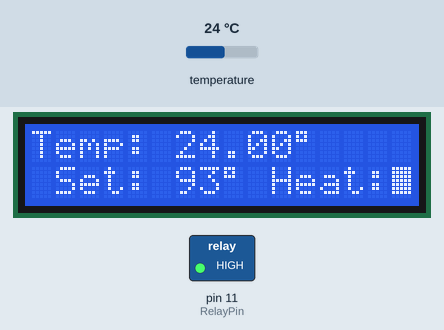
The sketch below on a simulated Arduino Uno, built with avr-gcc and run on an emulated ATmega328P. On the bench: 16×2 character LCD, switched loads named in the sketch (green lamp = pin HIGH). The inputs (shaded band) are chosen by the test bench; at power-on: temperature 24 °C. What the sketch prints to the serial monitor is not drawn.

Above: at 3.4 s.
3.5 s: temperature set to 12 °C
At 4.2 s:
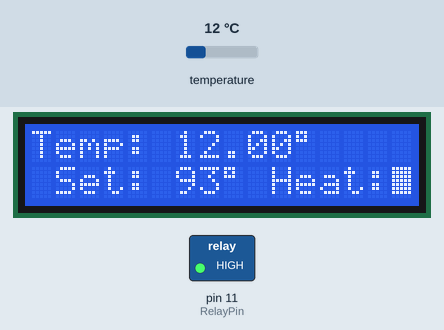
5.1 s: temperature set to 19 °C
At 5.5 s:
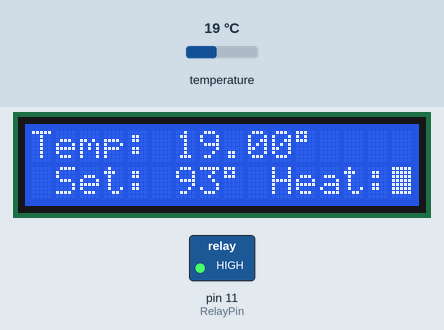
6.6 s: temperature set to 28 °C
At 7.9 s:
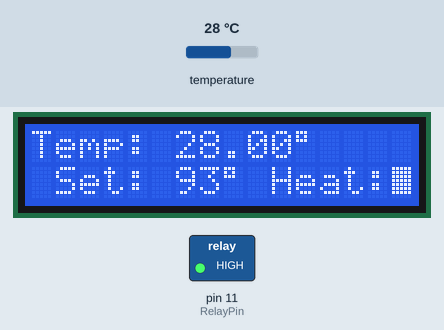
Timing chart, 0 to 9.6 s (numbered marks = the images above; inputs shaded):
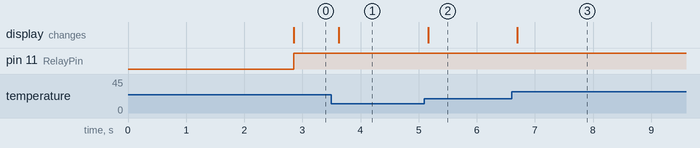

Measured:
- after the input at 3.5 s, the display: changes after 0.13 s (image 1)
- after the input at 5.1 s, the display: changes after 0.06 s (image 2)
- after the input at 6.6 s, the display: changes after 0.10 s (image 3)

The sketch:

brewtus_controller.ino
```cpp
// Sketch to use an Arduino as tempcontroller
// in an Expobar Brewtus II espresso machine

//--> Import libraries <--
#include <OneWire.h>
#include <DallasTemperature.h>
#include <LiquidCrystal.h>
#include <PID_v1.h>


//--> Setup variables <--

// The target temperature
float desiredTemp = 93;

// Pins
int relayPin = 11;
int tempPin = 12;

// Timing
long previousMillis = 0;
long tempInterval = 1000;
long serialPrintTime = 5000;
long currentTime = 0;

// PID
double setpoint = 93;
double input = 0;
double oldInput = 0;
double output;
int windowSize = 5000;
unsigned long windowStartTime;

// Defaults
int displayMode = 0;
float temp = 0;
float oldTemp = 0;
boolean relayStatus = true;
boolean oldRelayStatus = false;
boolean refreshDisplay = true;

// Custom LCD graphics
byte on[8] = {
  B11111,
  B11111,
  B11111,
  B11111,
  B11111,
  B11111,
  B11111,
};
byte off[8] = {
  B11111,
  B10001,
  B10001,
  B10001,
  B10001,
  B10001,
  B11111,
};


//--> Configure libs <--

// Setup tempsensor
#define ONE_WIRE_BUS tempPin

// Setup a oneWire instance to communicate with any OneWire devices
OneWire oneWire(ONE_WIRE_BUS);

// Pass our oneWire reference to Dallas Temperature.
DallasTemperature sensors(&oneWire);
DeviceAddress tempProbe = { 0x28, 0x2D, 0x48, 0x4E, 0x05, 0x00, 0x00, 0xF5 };
//DeviceAddress tempProbe = { 0x28, 0xFF, 0x70, 0xFC, 0x10, 0x14, 0x00, 0xDB };

// Initialize LCD display
LiquidCrystal lcd(5, 4, 0, 1, 2, 3);

// Setup PID
#define RelayPin 11
PID myPID(&input, &output, &setpoint,800,0,0, DIRECT);


//--> Arduino Setup <--

void setup(void)
{
  // Setup the LCD
  lcd.begin(16, 2);
  lcd.createChar(1, on);
  lcd.createChar(2, off);
  // Print startup message to LCD
  lcd.clear();
  lcd.print("-= Brewtus II =-");

  // start serial port
  Serial.begin(9600);

  // Setup relay pin
  pinMode(relayPin, OUTPUT);

  // Start up the sensors library
  sensors.begin();
  // set the resolution to 10 bit
  sensors.setResolution(tempProbe, 12);

  // Setup PID
  windowStartTime = millis();
  myPID.SetOutputLimits(0, windowSize);
  myPID.SetMode(AUTOMATIC);

  // Add a delay to show the "boot screen"
  delay(2000);
}


//--> Functions <--

float checkTemp(){
  sensors.requestTemperatures();
  float tempRead = sensors.getTempC(tempProbe);
  if (tempRead == -127.00) {
    return 0.00;
  }
  return tempRead;
}

boolean controlRelay(float currentTemp, float targetTemp){
  if (currentTemp == 0.00){
    digitalWrite(relayPin, LOW);
    return false;
  }
  else if (currentTemp >= targetTemp - 0.5){
    digitalWrite(relayPin, LOW);
    return false;
  }
  else if (currentTemp <= targetTemp - 0.75){
    digitalWrite(relayPin, HIGH);
    return true;
  }
}

void printDisplay(int mode, double temp, boolean relayStatus){
  if (mode == 0){
    lcd.clear();
    lcd.print("Temp: ");
    if (temp == 0.00) {
      lcd.print("Read Error");
    }
    else {
      lcd.print(temp);
      lcd.print((char)223);
    }
    lcd.setCursor(0,1);
    lcd.print(" Set: ");
    lcd.print(setpoint, 0);
    lcd.print((char)223);
    lcd.print(" Heat:");
    if (relayStatus == true){
      lcd.write(1);
    }
    else {
      lcd.write(2);
    }
  }
  refreshDisplay = false;
}


//--> Arduino Main Loop <--

void loop(void){
//  unsigned long currentMillis = millis();
//
//  // Is it time to check the temp?
//  if(currentMillis - previousMillis > tempInterval) {
//    previousMillis = currentMillis;
//
//    temp = checkTemp();
//    relayStatus = controlRelay(temp, desiredTemp);
//
//    if (temp != oldTemp){
//      refreshDisplay = true;
//      oldTemp = temp;
//    }
//    else if (relayStatus != oldRelayStatus){
//      refreshDisplay = true;
//      oldRelayStatus = relayStatus;
//    }
//  }
//
//  if (refreshDisplay == true){
//    printDisplay(displayMode);
//  }

  // PID
  oldInput = input;
  input = checkTemp();
  myPID.Compute();

  /************************************************
   * turn the output pin on/off based on pid output
   ************************************************/
  unsigned long now = millis();

  if(now - previousMillis > serialPrintTime) {
    previousMillis = now;
    currentTime = currentTime + serialPrintTime / 1000;
    Serial.print(currentTime);
    Serial.print(",");
    Serial.print(input);
    Serial.print("\n");
  }

  if (now - windowStartTime > windowSize){
    //time to shift the Relay Window
    windowStartTime += windowSize;
  }
  oldRelayStatus = relayStatus;
  if (input == 0.00){
    digitalWrite(RelayPin,LOW);
    relayStatus = false;
  }
  else if (output > now - windowStartTime){
    digitalWrite(RelayPin,HIGH);
    relayStatus = true;
  }
  else {
    digitalWrite(RelayPin,LOW);
    relayStatus = false;
  }

  if (relayStatus != oldRelayStatus){
    printDisplay(displayMode, input, relayStatus);
  }
  if (input != oldInput){
    printDisplay(displayMode, input, relayStatus);
  }

}
```
